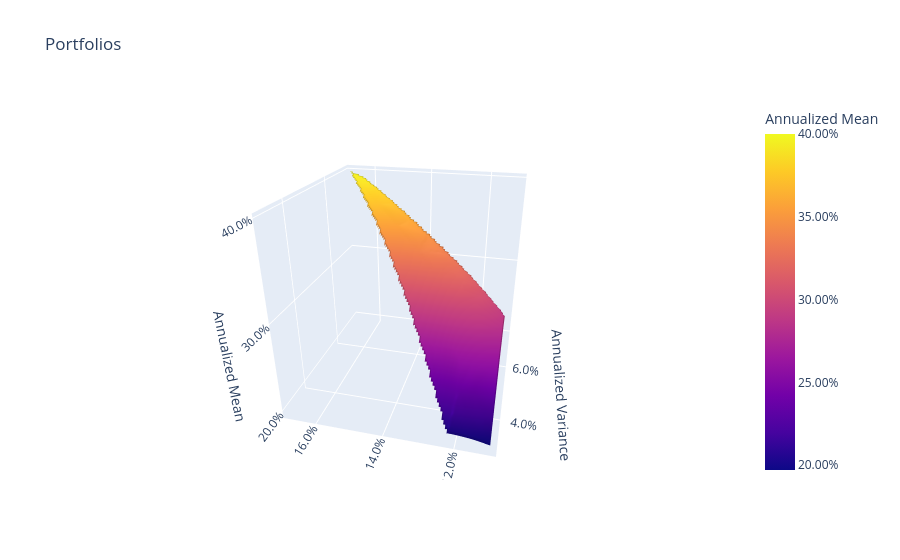

Notebook code for this chart:
### Code cell
#pareto optimal surface
variance_upper = population_train.max_measure(PerfMeasure.MEAN).variance
x = np.linspace(start=0.00012, stop=variance_upper, num=10)
y = np.linspace(start=0.11, stop=0.17, num=10)
x, y = map(np.ravel, np.meshgrid(x, y))

model = MeanRisk(
    objective_function=ObjectiveFunction.MAXIMIZE_RETURN,
    max_variance=x,
    max_cdar=y,
    raise_on_failure=False,
)
model.fit(X_train)

population_train = model.predict(X_train)

fig = population_train.plot_measures(
    x=RiskMeasure.ANNUALIZED_VARIANCE,
    y=RiskMeasure.CDAR,
    z=PerfMeasure.ANNUALIZED_MEAN,
    to_surface=True,
)
fig.update_layout(scene_camera=dict(eye=dict(x=-2, y=-0.5, z=1)))
show(fig)
